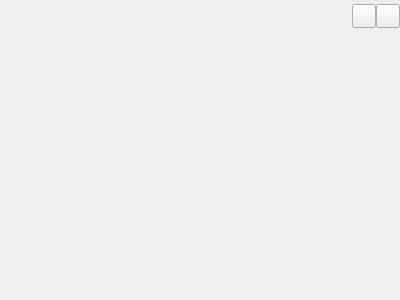
<?xml version="1.0" encoding="UTF-8"?>
<ui version="4.0">
 <class>SkinWindow</class>
 <widget class="QWidget" name="SkinWindow">
  <property name="geometry">
   <rect>
    <x>0</x>
    <y>0</y>
    <width>400</width>
    <height>300</height>
   </rect>
  </property>
  <property name="windowTitle">
   <string>SkinWindow</string>
  </property>
  <layout class="QVBoxLayout" name="verticalLayout">
   <property name="spacing">
    <number>0</number>
   </property>
   <property name="leftMargin">
    <number>0</number>
   </property>
   <property name="topMargin">
    <number>0</number>
   </property>
   <property name="rightMargin">
    <number>0</number>
   </property>
   <property name="bottomMargin">
    <number>0</number>
   </property>
   <item>
    <widget class="QWidget" name="titleWidget" native="true">
     <property name="sizePolicy">
      <sizepolicy hsizetype="Expanding" vsizetype="Fixed">
       <horstretch>0</horstretch>
       <verstretch>0</verstretch>
      </sizepolicy>
     </property>
     <property name="minimumSize">
      <size>
       <width>0</width>
       <height>32</height>
      </size>
     </property>
     <property name="maximumSize">
      <size>
       <width>16777215</width>
       <height>32</height>
      </size>
     </property>
     <property name="titleskin" stdset="0">
      <bool>true</bool>
     </property>
     <layout class="QHBoxLayout" name="horizontalLayout">
      <property name="spacing">
       <number>0</number>
      </property>
      <property name="leftMargin">
       <number>12</number>
      </property>
      <property name="topMargin">
       <number>0</number>
      </property>
      <property name="rightMargin">
       <number>0</number>
      </property>
      <property name="bottomMargin">
       <number>0</number>
      </property>
      <item>
       <widget class="QLabel" name="titleIcon">
        <property name="sizePolicy">
         <sizepolicy hsizetype="Fixed" vsizetype="Fixed">
          <horstretch>0</horstretch>
          <verstretch>0</verstretch>
         </sizepolicy>
        </property>
        <property name="minimumSize">
         <size>
          <width>42</width>
          <height>18</height>
         </size>
        </property>
        <property name="maximumSize">
         <size>
          <width>42</width>
          <height>18</height>
         </size>
        </property>
        <property name="text">
         <string/>
        </property>
       </widget>
      </item>
      <item>
       <spacer name="horizontalSpacer">
        <property name="orientation">
         <enum>Qt::Horizontal</enum>
        </property>
        <property name="sizeHint" stdset="0">
         <size>
          <width>295</width>
          <height>20</height>
         </size>
        </property>
       </spacer>
      </item>
      <item>
       <widget class="QPushButton" name="sysmin">
        <property name="minimumSize">
         <size>
          <width>24</width>
          <height>24</height>
         </size>
        </property>
        <property name="maximumSize">
         <size>
          <width>24</width>
          <height>24</height>
         </size>
        </property>
        <property name="text">
         <string/>
        </property>
       </widget>
      </item>
      <item>
       <widget class="QPushButton" name="sysclose">
        <property name="minimumSize">
         <size>
          <width>24</width>
          <height>24</height>
         </size>
        </property>
        <property name="maximumSize">
         <size>
          <width>24</width>
          <height>24</height>
         </size>
        </property>
        <property name="text">
         <string/>
        </property>
       </widget>
      </item>
     </layout>
    </widget>
   </item>
   <item>
    <widget class="QWidget" name="bodyWidget" native="true">
     <property name="sizePolicy">
      <sizepolicy hsizetype="Expanding" vsizetype="Expanding">
       <horstretch>0</horstretch>
       <verstretch>0</verstretch>
      </sizepolicy>
     </property>
     <layout class="QGridLayout" name="gridLayout">
      <property name="leftMargin">
       <number>12</number>
      </property>
      <property name="topMargin">
       <number>12</number>
      </property>
      <property name="rightMargin">
       <number>12</number>
      </property>
      <property name="bottomMargin">
       <number>12</number>
      </property>
      <property name="spacing">
       <number>12</number>
      </property>
     </layout>
    </widget>
   </item>
  </layout>
 </widget>
 <layoutdefault spacing="6" margin="11"/>
 <resources/>
 <connections/>
</ui>
